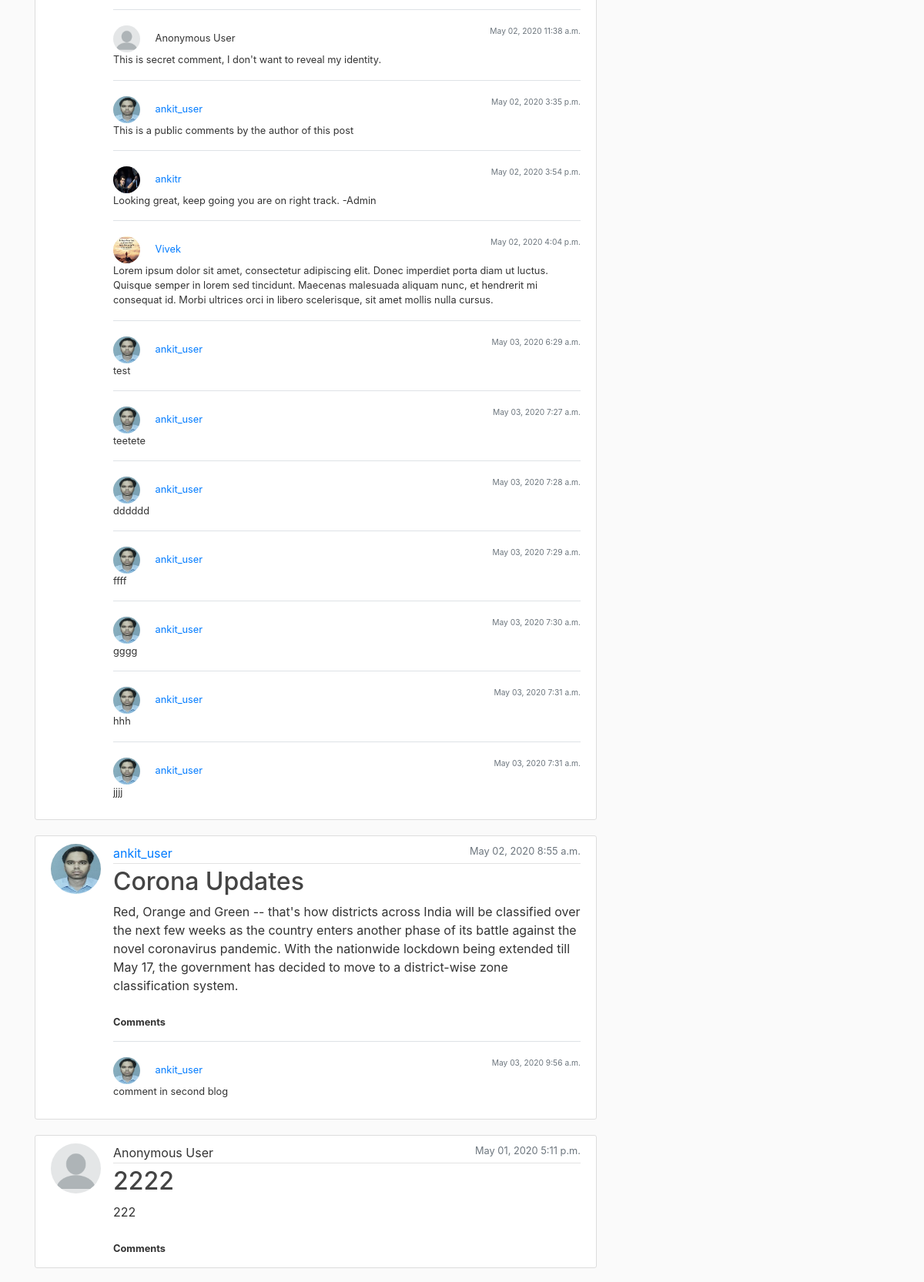
/ (middle part), run on an earlier commit of the app's database.
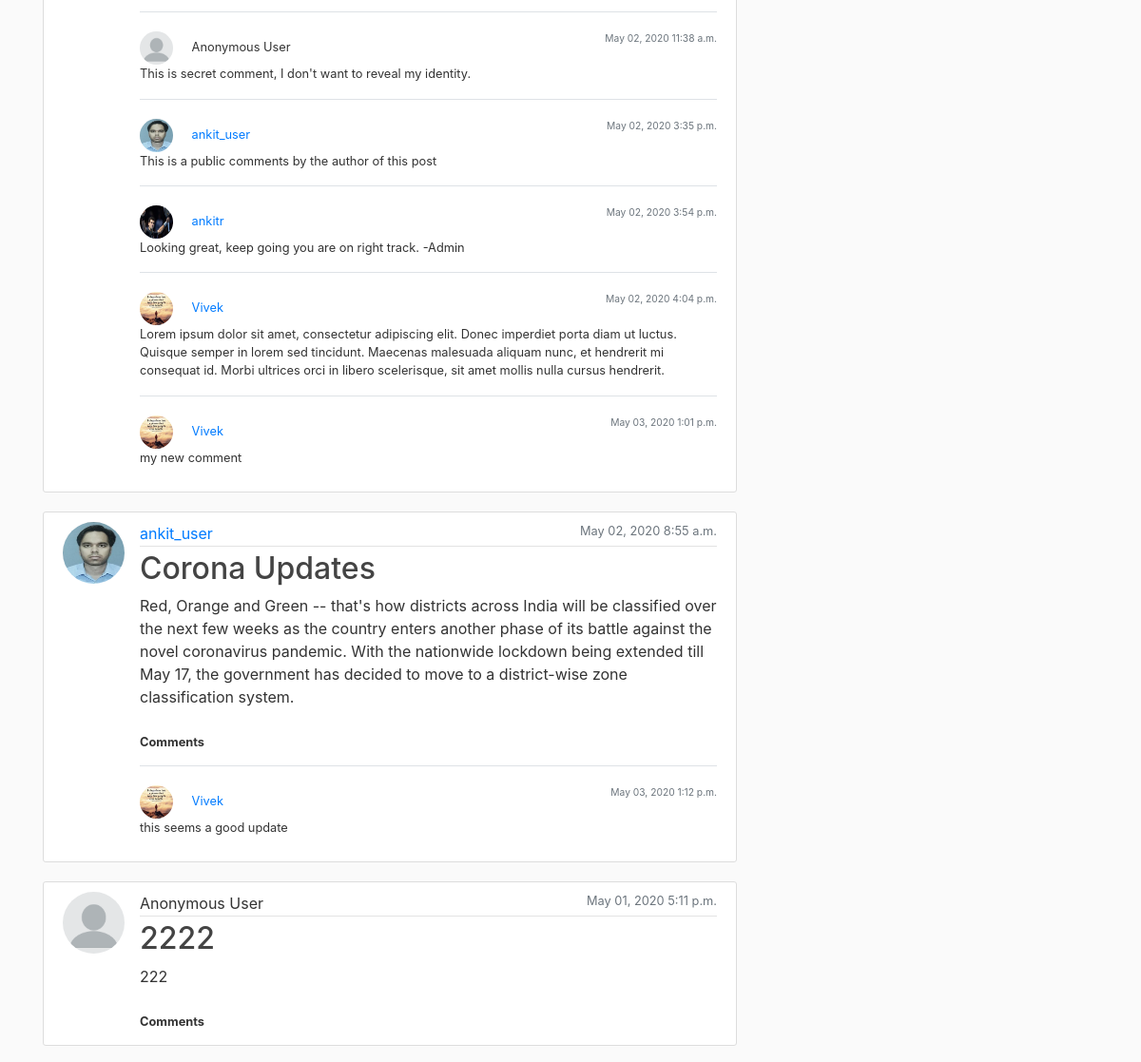
And on a later commit of the database.
### blog/models.py (models this page shows, shortened)
class Comment(models.Model):
    content = models.TextField()
    anonymous = models.BooleanField("Comment as Anonymous User", editable=True, default=True)
    date_posted = models.DateTimeField(default=timezone.now)
    author = models.ForeignKey(User, on_delete=models.CASCADE)
    post = models.ForeignKey(Post, on_delete=models.CASCADE, related_name='comments')

class Post(models.Model):
    title = models.CharField(max_length=100)
    content = models.TextField()
    anonymous = models.BooleanField("Post as Anonymous User", editable=True, default=True)
    date_posted = models.DateTimeField(default=timezone.now)
    author = models.ForeignKey(User, on_delete=models.CASCADE)
    is_user_subscribed = False
    is_user_subscribed_not = not is_user_subscribed

### users/models.py (models this page shows, shortened)
class Profile(models.Model):
    user = models.OneToOneField(User, on_delete=models.CASCADE)
    image = models.ImageField(default='default.jpg', upload_to='profile_pics')

### blog/views.py (the view)
# urls.py: path('', PostListView.as_view(), name='blog-home'),
class PostListView(ListView):
    model = Post
    template_name = 'blog/home.html'  # <app>/<model>_<viewtype>.html
    context_object_name = 'posts'
    ordering = ['-date_posted']
    paginate_by = 5
    def get_queryset(self):
        user = self.request.user
        posts = Post.objects.order_by('-date_posted').all()
        for p in posts:
            p.is_user_subscribed = p.subscriptions.filter(user__id__exact=user.id).exists()
            p.is_user_subscribed_not = not p.is_user_subscribed
        return posts

### blog/templates/blog/home.html (shortened to what this page needs)
{% extends "blog/base.html" %}
{% block content %}
    {% for post in posts %}
        {% include 'blog/post_raw.html' with post=post %}
    {% endfor %}
  {% endblock content %}

### blog/templates/blog/post_raw.html (shortened to what this page needs)
<article class="media content-section">
  {% if post.anonymous %}
    <img class="rounded-circle article-img" src="/media/profile_pics/anonymous.png">
  {% else %}
    <img class="rounded-circle article-img" src="{{ post.author.profile.image.url }}">
  {% endif %}
  <div class="media-body full-block">
  <div class="full-block">
    <div class="article-metadata">
        {% if post.anonymous %}
            Anonymous User
        {% else %}
            <a class="mr-2" href="{% url 'user-posts' post.author.username %}">{{ post.author }}</a>
        {% endif %}
      <small class="text-muted" style="float:right;">{{ post.date_posted|date:"F d, Y P" }}</small>
    </div>
    <h2><a class="article-title" href="{% url 'post-detail' post.id %}">{{ post.title }}</a></h2>
    <p class="article-content">{{ post.content }}</p>
  </div>
  <div class="full-block small padding-top-10">
      <div class="float-left " style="font-weight: bold">Comments</div>
  </div>
  <br>
  {% if post.comments.all  %}
    <div class="full-block padding-top-10">
      {% for comment in post.comments.all %}
        {% include 'blog/comment_detail.html' with comment=comment editable=True %}
      {% endfor %}
    </div>
  {% endif %}
  </div>
</article>

### blog/templates/blog/comment_detail.html (shortened to what this page needs)
<div class="float-left full-block padding-top-20 border-top">
    <div class="small float-left full-block">
        <div class="float-left">
        {% if comment.anonymous %}
            <img class="rounded-circle comment-img" src="/media/profile_pics/anonymous.png">
            Anonymous User
        {% else %}
            <img class="rounded-circle comment-img" src="{{ comment.author.profile.image.url }}">
            <a class="mr-2" href="{% url 'user-posts' comment.author.username %}">{{ comment.author }}</a>
        {% endif %}
        </div>
        <div class="float-right">
            <small class="text-muted" style="float:right;">{{ comment.date_posted|date:"F d, Y P" }}</small>
        </div>
    </div>
    <p class="small">{{ comment.content }}</p>
</div>

What changed in the data, as far as the page shows it:
removed Comment: author.profile.image (picture), author "ankit_user", date_posted "May 03, 2020 6:29 a.m.", content "test", shown under Post (number 1 of 3 on the later page)
removed Comment: author.profile.image (picture), author "ankit_user", date_posted "May 03, 2020 7:27 a.m.", content "teetete", shown under Post (number 1 of 3 on the later page)
removed Comment: author.profile.image (picture), author "ankit_user", date_posted "May 03, 2020 7:28 a.m.", content "dddddd", shown under Post (number 1 of 3 on the later page)
removed Comment: author.profile.image (picture), author "ankit_user", date_posted "May 03, 2020 7:29 a.m.", content "ffff", shown under Post (number 1 of 3 on the later page)
removed Comment: author.profile.image (picture), author "ankit_user", date_posted "May 03, 2020 7:30 a.m.", content "gggg", shown under Post (number 1 of 3 on the later page)
removed Comment: author.profile.image (picture), author "ankit_user", date_posted "May 03, 2020 7:31 a.m.", content "hhh", shown under Post (number 1 of 3 on the later page)
removed Comment: author.profile.image (picture), author "ankit_user", date_posted "May 03, 2020 7:31 a.m.", content "jjjj", shown under Post (number 1 of 3 on the later page)
removed Comment: author.profile.image (picture), author "ankit_user", date_posted "May 03, 2020 9:56 a.m.", content "comment in second blog", shown under Post "Corona Updates"
changed Comment: content "…sit amet mollis nulla cursus." → "…sit amet mollis nulla cursus hendrerit."
added Comment: author.profile.image (placeholder picture), author "Vivek", date_posted "May 03, 2020 1:01 p.m.", content "my new comment", shown under Post (number 1 of 3 on the later page)
added Comment: author.profile.image (placeholder picture), author "Vivek", date_posted "May 03, 2020 1:12 p.m.", content "this seems a good update", shown under Post "Corona Updates"
